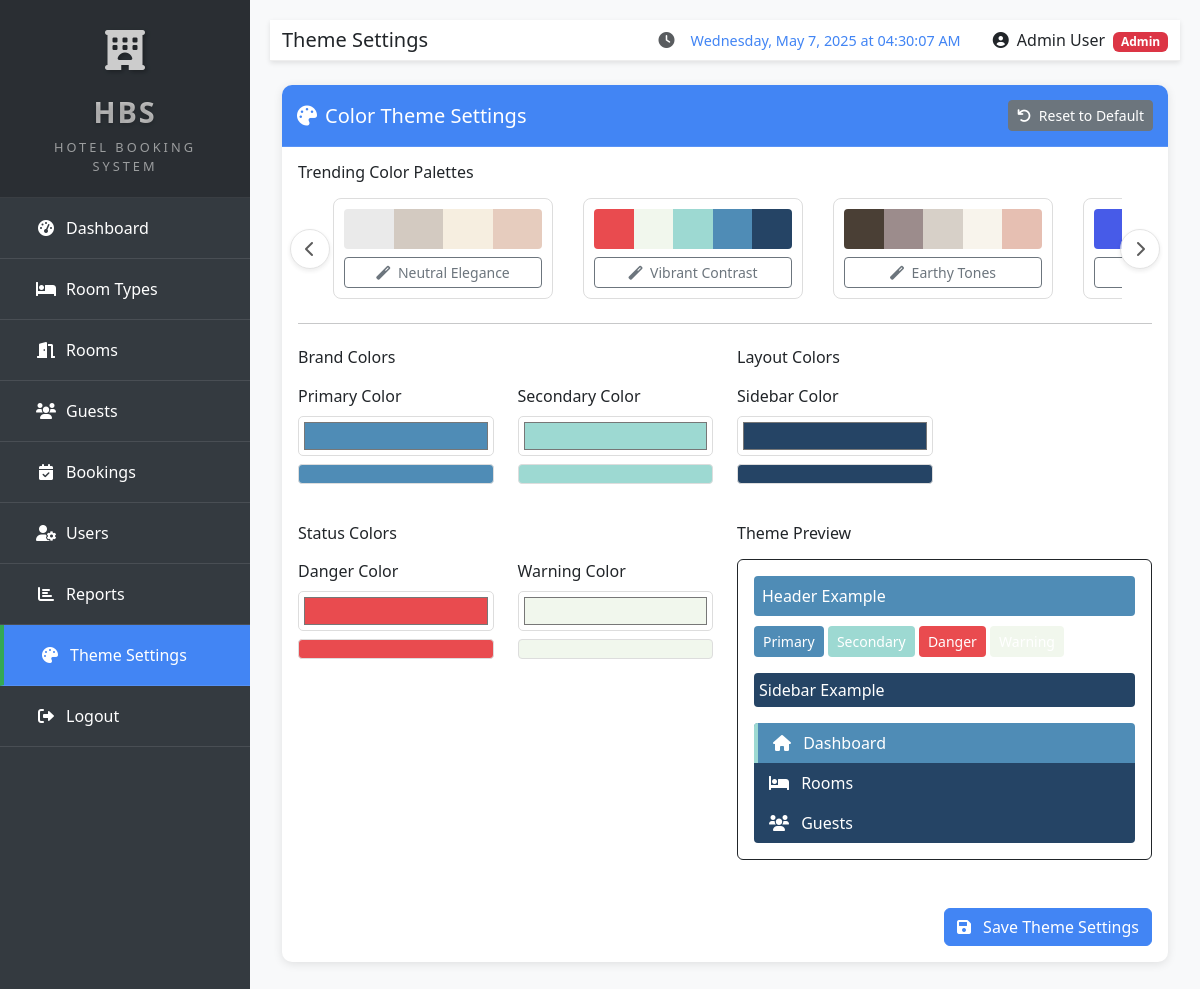
Before: /hotel/settings/theme/ (signed in) with the older database file.
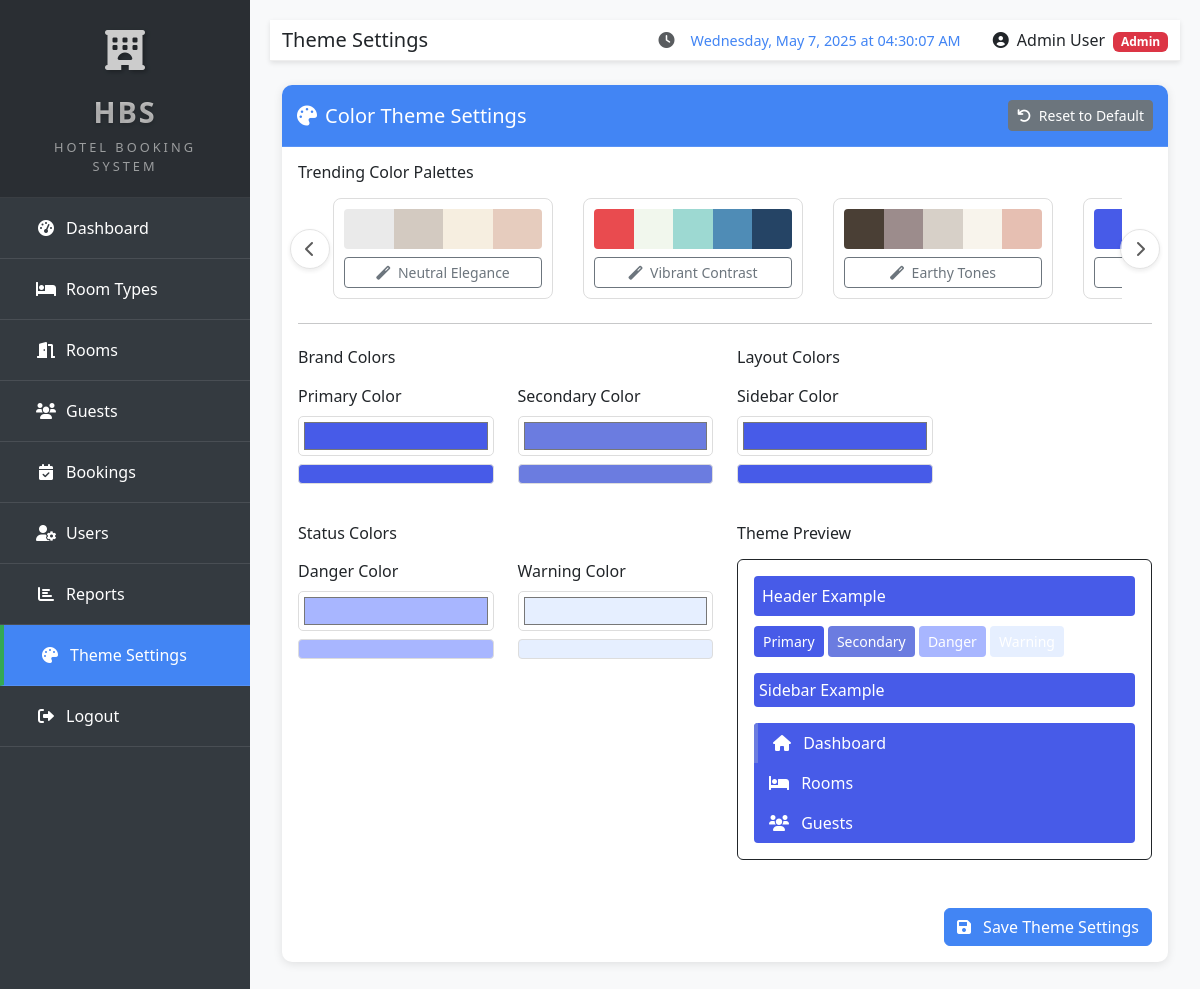
After: the same page with the newer database file.
### hotel/models.py (models this page shows, shortened)
class ThemeSettings(models.Model):
    user = models.OneToOneField(User, on_delete=models.CASCADE, related_name='theme_settings')
    primary_color = models.CharField(max_length=20, default='#4285F4')
    secondary_color = models.CharField(max_length=20, default='#34A853')
    danger_color = models.CharField(max_length=20, default='#EA4335')
    warning_color = models.CharField(max_length=20, default='#FBBC05')
    sidebar_color = models.CharField(max_length=20, default='#343a40')
    created_at = models.DateTimeField(auto_now_add=True)
    updated_at = models.DateTimeField(auto_now=True)

### hotel/views.py (the view)
# urls.py: path('settings/theme/', views.theme_settings, name='theme_settings'),
@login_required
def theme_settings(request):
    theme_settings, created = ThemeSettings.objects.get_or_create(user=request.user)
    if request.method == 'POST':
        form = ThemeSettingsForm(request.POST, instance=theme_settings)
        if form.is_valid():
            form.save()
            messages.success(request, 'Theme settings updated successfully')
            return redirect('theme_settings')
    else:
        form = ThemeSettingsForm(instance=theme_settings)
    return render(request, 'hotel/theme_settings.html', {'form': form})

### hotel/context_processors.py (called while the page is built)
def theme_settings(request):
    if request.user.is_authenticated:
        try:
            from .models import ThemeSettings
            theme_settings, created = ThemeSettings.objects.get_or_create(user=request.user)
            return {'user_theme_settings': theme_settings}
        except Exception:
            pass
    return {'user_theme_settings': None}

def hotel_info(request):
    try:
        from .models import HotelInfo
        info = HotelInfo.get_info()
        return {'hotel_info': info}
    except Exception:
        pass
    return {'hotel_info': None}

### templates/hotel/theme_settings.html (shortened to what the changed rows need)
{% extends "hotel/base.html" %}
{% load crispy_forms_tags %}
{% load static %}
{% block content %}
<div class="card">
    <div class="card-body">
        <form method="post" id="themeForm">
            <div class="row">
                <div class="col-md-6">
                    <div class="mb-4">
                        <div class="row">
                            <div class="col-md-6">
                                <div class="mb-3">
                                    <label class="form-label">Primary Color</label>
                                    {{ form.primary_color }}
                                    <div class="color-preview mt-2" style="background-color: {{ user_theme_settings.primary_color }}"></div>
                                </div>
                            </div>
                            <div class="col-md-6">
                                <div class="mb-3">
                                    <label class="form-label">Secondary Color</label>
                                    {{ form.secondary_color }}
                                    <div class="color-preview mt-2" style="background-color: {{ user_theme_settings.secondary_color }}"></div>
                                </div>
                            </div>
                        </div>
                    </div>
                    <div class="mb-4">
                        <div class="row">
                            <div class="col-md-6">
                                <div class="mb-3">
                                    <label class="form-label">Danger Color</label>
                                    {{ form.danger_color }}
                                    <div class="color-preview mt-2" style="background-color: {{ user_theme_settings.danger_color }}"></div>
                                </div>
                            </div>
                            <div class="col-md-6">
                                <div class="mb-3">
                                    <label class="form-label">Warning Color</label>
                                    {{ form.warning_color }}
                                    <div class="color-preview mt-2" style="background-color: {{ user_theme_settings.warning_color }}"></div>
                                </div>
                            </div>
                        </div>
                    </div>
                </div>
                <div class="col-md-6">
                    <div class="mb-4">
                        <div class="row">
                            <div class="col-md-6">
                                <div class="mb-3">
                                    <label class="form-label">Sidebar Color</label>
                                    {{ form.sidebar_color }}
                                    <div class="color-preview mt-2" style="background-color: {{ user_theme_settings.sidebar_color }}"></div>
                                </div>
                            </div>
                        </div>
                    </div>
                </div>
            </div>
        </form>
    </div>
</div>
{% endblock %}

Changed rows visible on the page:
changed ThemeSettings: primary_color "#4f8cb6" → "#475be8"; secondary_color "#9dd9d2" → "#6b7ce0"; danger_color "#e94b4f" → "#a8b6ff"; warning_color "#f1f7ed" → "#e6efff"; sidebar_color "#254465" → "#475be8"
